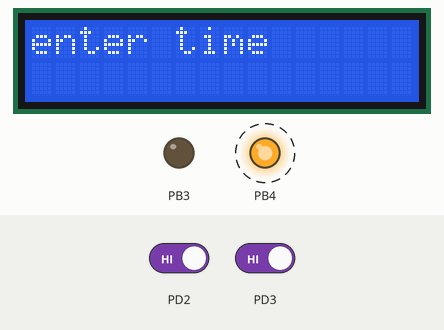
Recording of a program running on a simulated ATmega328P, built with avr-gcc and emulated at 16 MHz. Shown: 16×2 character LCD, output pins drawn as LEDs (lit = HIGH). Wiring (inferred from the names in the program): character LCD (HD44780): RS PB0; R/W PB1; E PB2; data PD4, PD5, PD6, PD7. Dashed ring = blinking. The inputs (shaded band) are chosen by the test bench; at power-on: PD3 HIGH, PD2 HIGH. Pins used as bus, display or sensor lines are not drawn.

Above: at 1.28 s.
1.3 s: PD3 driven LOW
At 3.1 s:
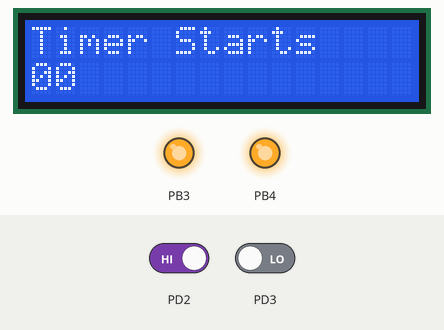
At 4.1 s:
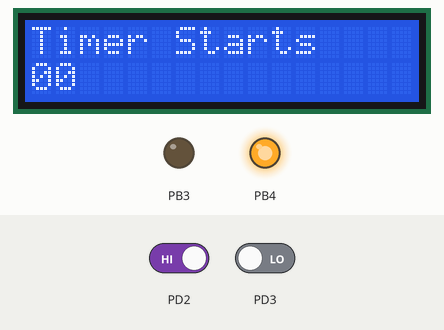
4.3 s: PD2 driven LOW
At 4.86 s:
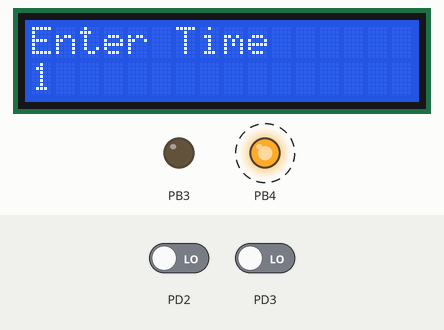
Timing chart, 0 to 12.4 s (numbered marks = the images above; inputs shaded):
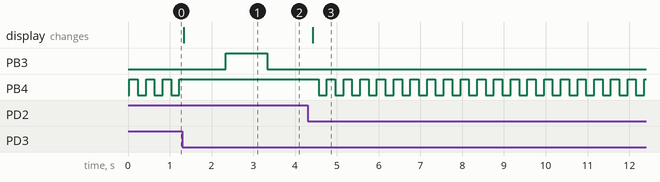

Measured:
- after the input at 1.3 s, PB3: LOW → HIGH after 1.0 s, → LOW 1.0 s later; PB4: stops changing and stays HIGH; the display: changes at once (image 1)
- after the input at 4.3 s, the display: changes after 0.13 s (image 3)
- by itself, PB4: alternates HIGH for 0.20 s and LOW for 0.20 s

The program:

main.c
```c
#define F_CPU 16000000L
#include <avr/io.h>
#include <util/delay.h>
#include <avr/sfr_defs.h>
#include <avr/interrupt.h>
#include "LCD.h"
volatile int c=0;
volatile char buffer[20];
ISR(INT0_vect)
{
 LCD_CMD(0xC0);
 c=c+1;
 itoa(c,buffer,10);
 displayWord(buffer);
}
ISR(INT1_vect)
{
	LCD_CMD(0x80);
	//_delay_us(1);
	displayWord("Timer Starts");
	//_delay_us(1);
	for(int i=c;i>=0;i--)
	{
		if(i>=10)
		{
		LCD_CMD(0xC0);
		}
		else
		{
			LCD_CMD(0xC0);
			displayWord("0");
		LCD_CMD(0xC1);
		}
		itoa(i,buffer,10);
		displayWord(buffer);
		_delay_ms(1000);
	}
	c=0;
	PORTB|=_BV(PORTB3);
	_delay_ms(1000);
	PORTB&=~(_BV(PORTB3));
	_delay_ms(1000);
	LCD_CMD(0xC0);
	displayWord("                ");
	//_delay_us(1);
	LCD_CMD(0x80);
	//_delay_us(1);
	displayWord("                ");
	//_delay_us(1);
	LCD_CMD(0x80);
	//_delay_us(1);
	displayWord("Enter Time");
}
int main(void)
{
	/* Replace with your application code */
	DDRB|=_BV(DDB3)|_BV(DDB4);
	LCDinit();
	//_delay_us(3);
	displayWord("enter time");
	//_delay_us(5);
	LCD_CMD(0xC0);
	//_delay_us(1);
	EICRA|=_BV(ISC11)|_BV(ISC01);
	EICRA&=~((0x01<<2)|(0x01<<0));
	EIMSK|=_BV(INT1)|_BV(INT0);
	sei();
	while (1)
	{
		PORTB^=_BV(PORTB4);
		_delay_ms(200);
	}
}
```

LCD.h
```c
#define LCD PORTD
#define rs PB0
#define rw PB1
#define en PB2
void LCD_CMD(char a)
{
	char upper=(0xf0 & a);// extracting upper nibble
	LCD=upper;
	PORTB&=~(0x01<<rs);
	PORTB&=~(0x01<<rw);
	PORTB|=(0x01<<en);
	_delay_ms(1);
	PORTB&=~(0x01<<en);
	char lower=((0x0f & a)<<4);
	LCD=lower;
	PORTB|=(0x01<<en);
	_delay_ms(1);
	PORTB&=~(0x01<<en);
}
void LCD_DATA(char d)
{
	char upper=(0xf0 & d);
	LCD=upper;
	PORTB|=(0x01<<rs);
	PORTB&=~(0x01<<rw);
	PORTB|=(0x01<<en);
	_delay_ms(1);
	PORTB&=~(0x01<<en);
	char lower=((0x0f & d) << 4);
	LCD=lower;
	PORTB|=(0x01<<en);
	_delay_ms(1);
	PORTB&=~(0x01<<en);
}
void displayWord(char *p)
{

	while(*p!='\0')
	{
		LCD_DATA(*p);
		p=p+1;
	}
}
void LCDinit()
{
	DDRB|=(0x01<<0)|(0x01<<1)|(0x01<<2);
	DDRD|=(0x01<<4)|(0x01<<5)|(0x01<<6)|(0x01<<7);
	LCD_CMD(0x02);
	LCD_CMD(0x28);
	LCD_CMD(0x0c);
	LCD_CMD(0x06);
	LCD_CMD(0x80);

}
```
